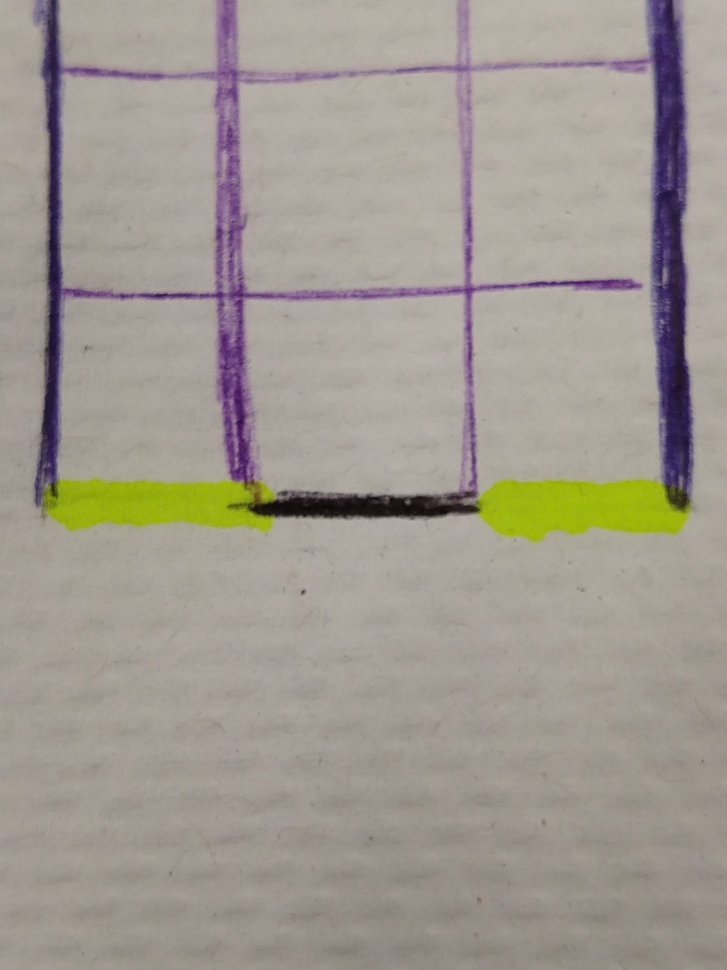
#> input picture imagerecognition/2.1/grid_start.jpg, 727 x 970 px, shrunk from 3024 x 4032 before the run, given in place of the camera
$ python t2.py
#> lines starting #> are read from the running program, lines starting #| are printed output that depends on the picture; after the words box and inside, x2 and y2 are one past the last pixel; in counts of white or black regions, pixels touching at a corner belong together
import cv2
import numpy as np


def main():
    filter = True

    cam = cv2.VideoCapture(1)

    while(True):
        ret, img = cam.read()
#> img is the input picture: shape (970, 727, 3); mean B, G, R 145, 153.6, 161.6

        # convert rgb image to hsv for color isolation
        hsv = cv2.cvtColor(img, cv2.COLOR_BGR2HSV)
#> hsv: shape (970, 727, 3); mean H, S, V 28.2, 34.7, 163.3

        # Set bounds for what shades of pink we want
        lower_pink = np.array([130, 25, 160])
        upper_pink = np.array([170, 255, 255])

        # Isolate blue, draw lines on edges
        mask = cv2.inRange(hsv, lower_pink, upper_pink)
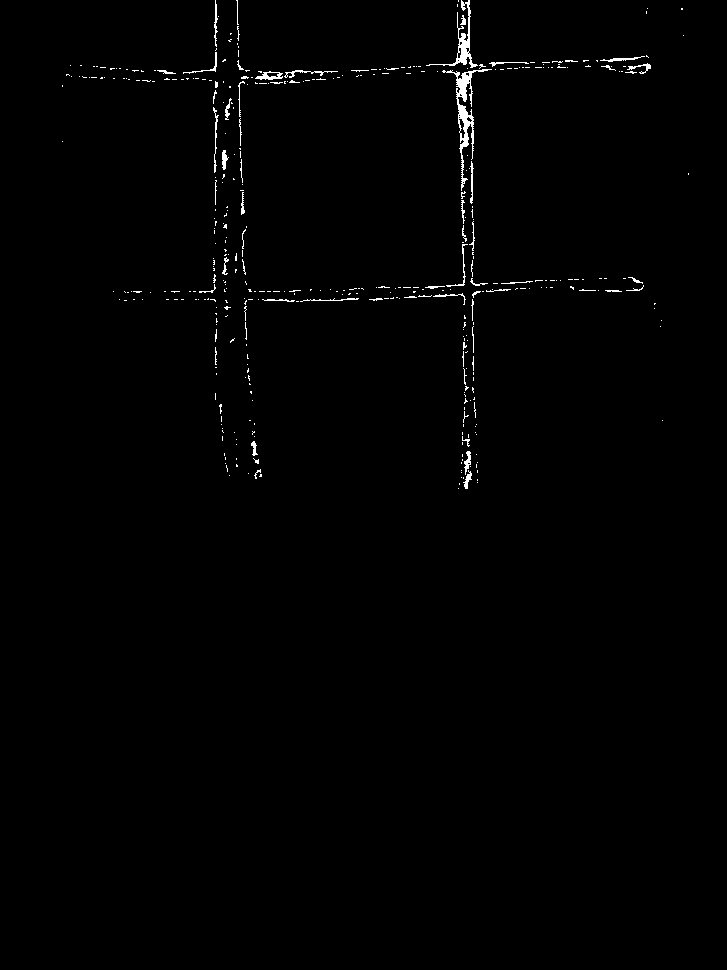
#> mask: shape (970, 727); 0.79% white in thin lines or dots, all inside (x1, y1, x2, y2) = (62, 0, 689, 489)
        mask = cv2.GaussianBlur(mask, (5, 5), 0)

        # Isolate lines
        edges = cv2.Canny(mask, 75, 150)
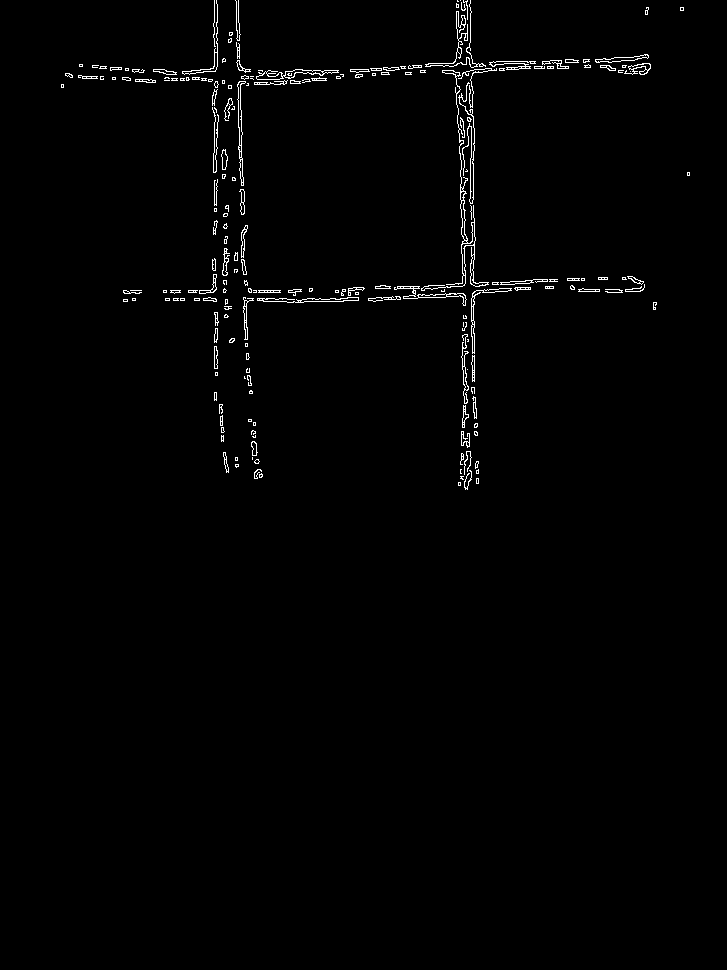
#> edges: shape (970, 727); 1.1% white in thin lines or dots, all inside (x1, y1, x2, y2) = (61, 0, 690, 490)
        lines = cv2.HoughLines(edges, 1, np.pi/180, 100)
#> lines = 65 rows, first 8: [214, 0], [89, 1.52], [-467, 3.12], [-457, 3.12], [81, 1.54], [86, 1.54], [464, 0], [79, 1.54]

        if lines is not None:
            rho_threshold = 20
            theta_threshold = 2

            # how many lines are similar to a given one
            similar_lines = {i: [] for i in range(len(lines))}
#> similar_lines = 65 items
            for i in range(len(lines)):
                for j in range(len(lines)):
                    if i == j:
                        continue

                    rho_i, theta_i = lines[i][0]
                    rho_j, theta_j = lines[j][0]
                    if abs(rho_i - rho_j) < rho_threshold and \
                       abs(theta_i - theta_j) < theta_threshold:
                        similar_lines[i].append(j)
#> this loop made 65 passes

            # ordering the INDECES of the lines by how many are similar to them
            indices = [i for i in range(len(lines))]
#> indices = 65 values from 0 to 64
            indices.sort(key=lambda x: len(similar_lines[x]))

            # line flags is the base for the filtering
            line_flags = len(lines)*[True]
#> line_flags = 65 items, first 6: True, True, True, True, True, True
            for i in range(len(lines) - 1):
                # if we already disregarded the ith element in
                # the ordered list then we don't care
                # (we will not delete anything based on it and
                # we will never reconsider using this line again)
                if not line_flags[indices[i]]:
                    continue

                # we are only considering very unique lines
                for j in range(i + 1, len(lines)):
                    if not line_flags[indices[j]]:
                        continue

                    rho_i, theta_i = lines[indices[i]][0]
                    rho_j, theta_j = lines[indices[j]][0]
                    if abs(rho_i - rho_j) < rho_threshold and \
                       abs(theta_i - theta_j) < theta_threshold:
                        # if it is similar and has not yet been dropped
                        line_flags[indices[j]] = False
#> this loop made 64 passes
#> after the loop, line_flags = 65 items, first 6: True, False, False, False, False, False

            print('number of Hough lines:', len(lines))
#| number of Hough lines: 65

            filtered_lines = []

            if filter:
                for i in range(len(lines)):
                    if line_flags[i]:
                        filtered_lines.append(lines[i])
#> after the loop, filtered_lines = [[[214, 0]], [[464, 0]], [[-235, 3.11]], [[299, 1.54]], [[-470, 3.12]], [[102, 1.5]], [[-448, 3.07]], [[65, 1.59]], [[484, 0.0524]], [[279, 1.59]], [[241, 0]], [[-210, 3.12]], [[122, 1.47]], [[327, 1.48]]]

                print('Number of filtered lines:', len(filtered_lines))
#| Number of filtered lines: 14
            else:
                filtered_lines = lines

            for line in filtered_lines:
                rho, theta = line[0]
                a = np.cos(theta)
                b = np.sin(theta)
                x0 = a*rho
                y0 = b*rho
                x1 = int(x0 + 1000*(-b))
                y1 = int(y0 + 1000*(a))
                x2 = int(x0 - 1000*(-b))
                y2 = int(y0 - 1000*(a))

                cv2.line(img, (x1, y1), (x2, y2), (0, 0, 255), 2)
#> this loop made 14 passes
#> (rho, theta, a, b, x0, y0, x1, y1) on passes 1 to 12: (214, 0, 1, 0, 214, 0, 214, 1000), (464, 0, 1, 0, 464, 0, 464, 1000), (-235, 3.11, -0.999, 0.0349, 234.9, -8.2, 199, -1007), (299, 1.54, 0.0349, 0.999, 10.43, 298.8, -988, 333), (-470, 3.12, -1, 0.0175, 469.9, -8.2, 452, -1008), (102, 1.5, 0.0698, 0.998, 7.12, 101.8, -990, 171), (-448, 3.07, -0.998, 0.0698, 446.9, -31.25, 377, -1028), (65, 1.59, -0.0175, 1, -1.13, 64.99, -1000, 47), (484, 0.0524, 0.999, 0.0523, 483.3, 25.33, 431, 1023), (279, 1.59, -0.0175, 1, -4.87, 279, -1004, 261), (241, 0, 1, 0, 241, 0, 241, 1000), (-210, 3.12, -1, 0.0175, 210, -3.67, 192, -1003)
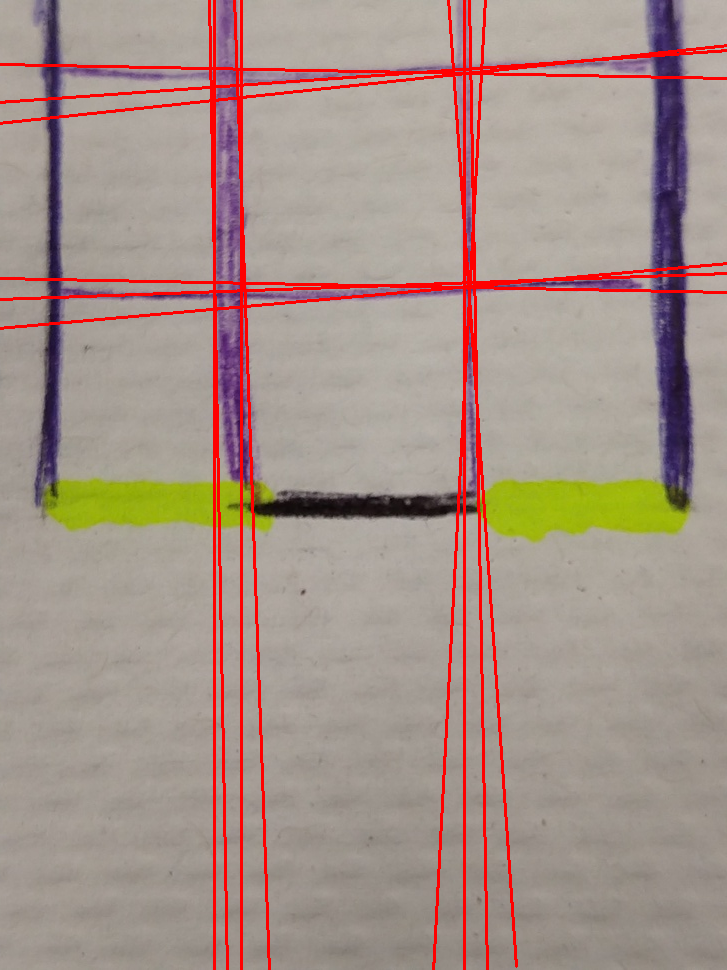
#> img: shape (970, 727, 3); 4.79% of pixels changed, all inside (x1, y1, x2, y2) = (0, 0, 727, 970)

        cv2.imshow('hough.jpg', img)
        if cv2.waitKey(27) == 1:
#> (key Esc is pressed here)
            break

    cv2.destroyAllWindows()
    cam.release()


if __name__ == '__main__':
    main()
